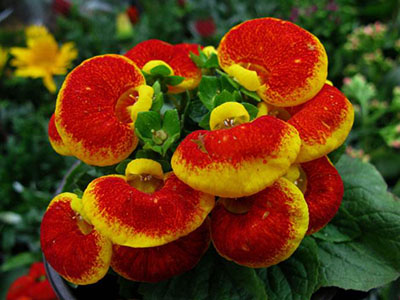
#> input picture 图像特效/flower.jpg, 400 x 300 px
$ jupyter execute '边缘检测1.ipynb'
#> lines starting #> are read from the running program, lines starting #| are printed output that depends on the picture
[cell 1]
import cv2
import numpy as np
import random
img = cv2.imread('flower.jpg', 1)
#> img is the input picture: shape (300, 400, 3); mean B, G, R 19.2, 59.1, 98.7
cv2.imshow('src', img)
# Canny边缘检测 1.灰度处理 2.高斯滤波 3 Canny
gray = cv2.cvtColor(img, cv2.COLOR_BGR2GRAY)
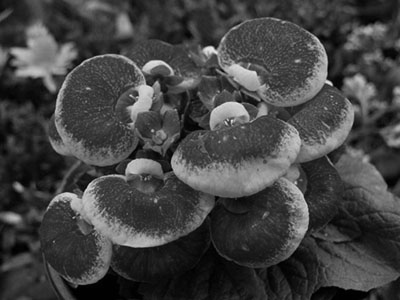
#> gray: shape (300, 400); min 0, max 233, mean 66.4
imgG = cv2.GaussianBlur(gray, (3, 3), 0)
dst = cv2.Canny(imgG, 50, 50)
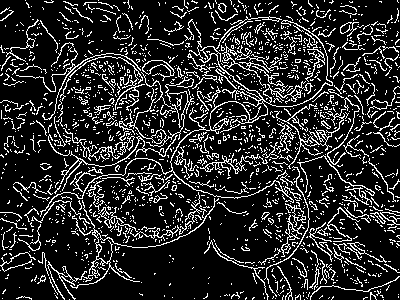
#> dst: shape (300, 400); 16.7% white in thin lines or dots
cv2.imshow('dst', dst)
cv2.waitKey(0)
